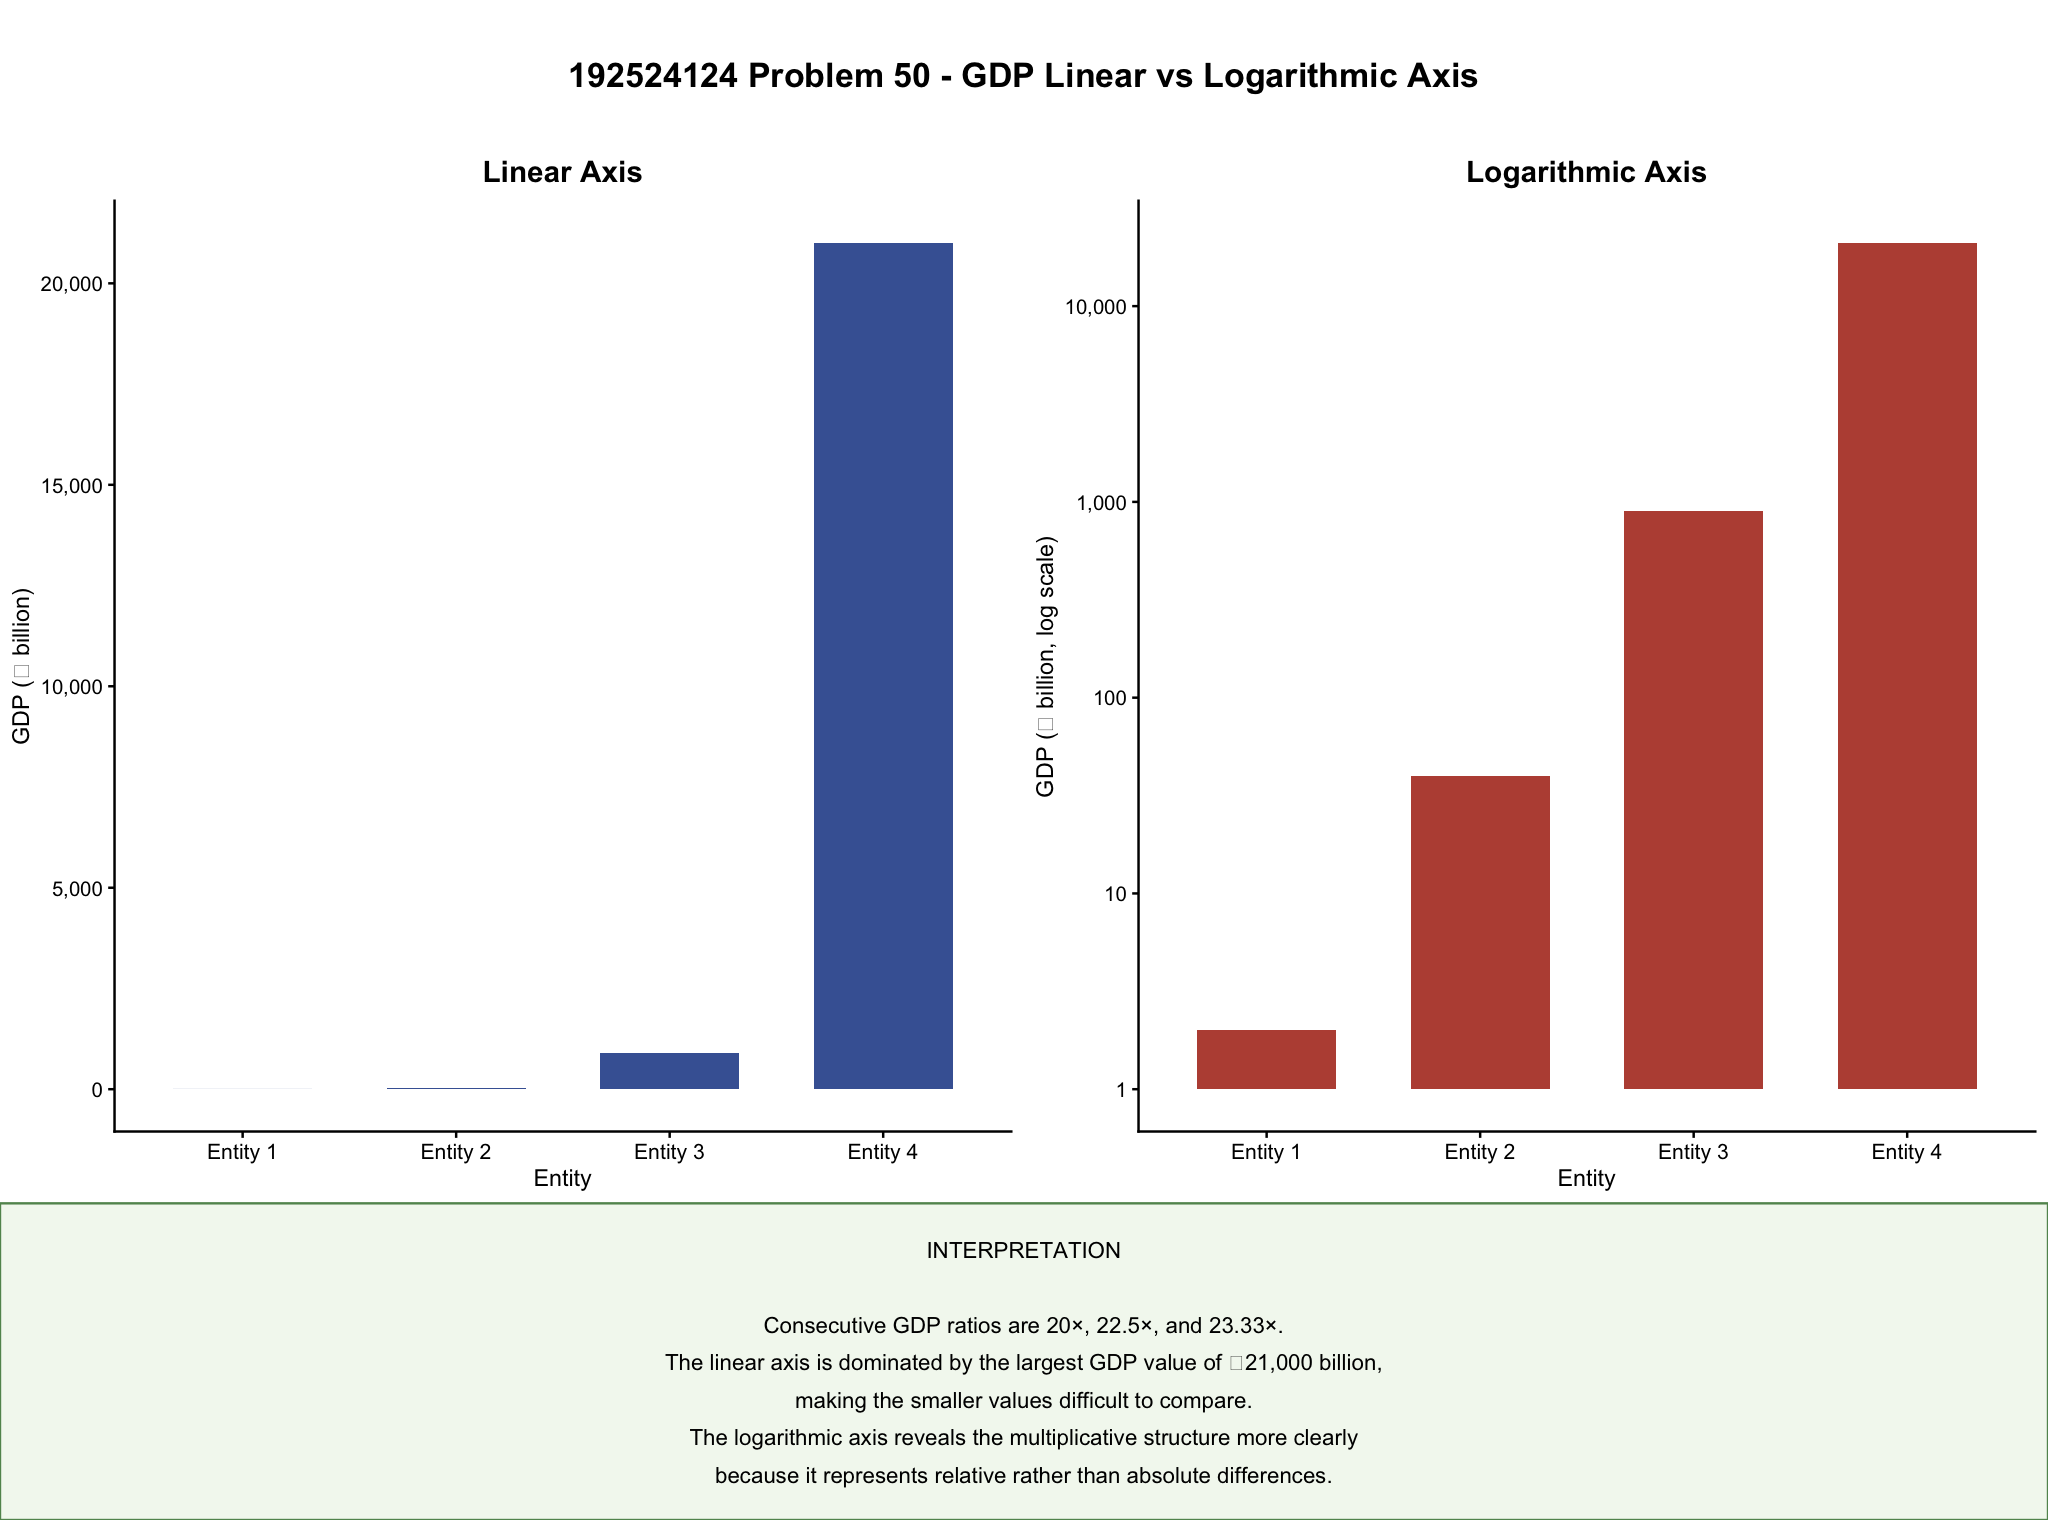

This figure's R source:
# ============================================================
# 192524124 - Problem 50
# GDP Linear vs Logarithmic Axis
# SIDE-BY-SIDE COMPARISON
# ============================================================

library(ggplot2)
library(grid)
library(gridExtra)

# ------------------------------------------------------------
# GDP Data
# ------------------------------------------------------------

gdp_data <- data.frame(
  Entity = c(
    "Entity 1",
    "Entity 2",
    "Entity 3",
    "Entity 4"
  ),
  
  GDP = c(
    2,
    40,
    900,
    21000
  )
)

# ------------------------------------------------------------
# Linear Axis
# ------------------------------------------------------------

linear_plot <- ggplot(
  gdp_data,
  aes(
    x = Entity,
    y = GDP
  )
) +
  geom_col(
    fill = "#4563A3",
    width = 0.65
  ) +
  labs(
    title = "Linear Axis",
    x = "Entity",
    y = "GDP (₹ billion)"
  ) +
  scale_y_continuous(
    labels = scales::comma
  ) +
  theme_classic(base_size = 12) +
  theme(
    plot.title = element_text(
      hjust = 0.5,
      face = "bold",
      size = 14
    ),
    
    axis.title = element_text(
      size = 11
    ),
    
    axis.text.x = element_text(
      size = 10
    )
  )

# ------------------------------------------------------------
# Logarithmic Axis
# ------------------------------------------------------------

log_plot <- ggplot(
  gdp_data,
  aes(
    x = Entity,
    y = GDP
  )
) +
  geom_col(
    fill = "#BA5142",
    width = 0.65
  ) +
  scale_y_log10(
    labels = scales::comma
  ) +
  labs(
    title = "Logarithmic Axis",
    x = "Entity",
    y = "GDP (₹ billion, log scale)"
  ) +
  theme_classic(base_size = 12) +
  theme(
    plot.title = element_text(
      hjust = 0.5,
      face = "bold",
      size = 14
    ),
    
    axis.title = element_text(
      size = 11
    ),
    
    axis.text.x = element_text(
      size = 10
    )
  )

# ------------------------------------------------------------
# Ratios
# ------------------------------------------------------------

ratios <- c(
  40 / 2,
  900 / 40,
  21000 / 900
)

# ------------------------------------------------------------
# Interpretation
# ------------------------------------------------------------

interpretation <- paste(
  "INTERPRETATION",
  "",
  "Consecutive GDP ratios are 20×, 22.5×, and 23.33×.",
  "The linear axis is dominated by the largest GDP value of ₹21,000 billion,",
  "making the smaller values difficult to compare.",
  "The logarithmic axis reveals the multiplicative structure more clearly",
  "because it represents relative rather than absolute differences.",
  sep = "\n"
)

interpretation_text <- textGrob(
  interpretation,
  x = unit(0.5, "npc"),
  y = unit(0.5, "npc"),
  hjust = 0.5,
  vjust = 0.5,
  gp = gpar(
    fontsize = 10.5,
    lineheight = 1.4
  )
)

interpretation_box <- grobTree(
  rectGrob(
    gp = gpar(
      fill = "#F3F8F0",
      col = "#62935D",
      lwd = 1.5
    )
  ),
  interpretation_text
)


main_title <- textGrob(
  "192524124 Problem 50 - GDP Linear vs Logarithmic Axis",
  x = unit(0.5, "npc"),
  hjust = 0.5,
  gp = gpar(
    fontsize = 16,
    fontface = "bold"
  )
)


grid.newpage()

grid.arrange(
  main_title,
  
  # Linear Axis + Logarithmic Axis
  arrangeGrob(
    linear_plot,
    log_plot,
    ncol = 2
  ),
  
  interpretation_box,
  
  ncol = 1,
  
  heights = c(
    0.7,
    5,
    1.5
  )
)
